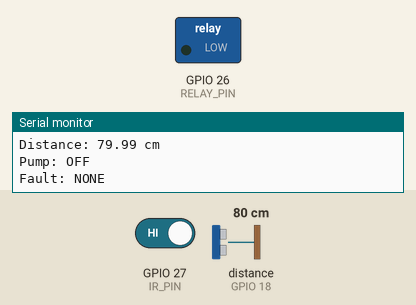
Recording of a sketch running on a simulated ESP32. On the bench: switched loads named in the sketch (green lamp = pin HIGH), the last lines printed to the serial monitor. Wiring (inferred from the names in the program): ultrasonic range finder: trigger GPIO 5; echo GPIO 18. The inputs (shaded band) are chosen by the test bench; at power-on: GPIO 27 (IR_PIN) HIGH, distance to the obstacle (sensor on GPIO 18) 80 cm. The echo pulse lasts 58.3 µs per cm; WiFi joins after 1.5 s; servers stay silent unless stated; uploads are accepted with an empty reply; pins used as bus, display or sensor lines are not drawn.

Above: at 2.7 s.
2.8 s: GPIO 27 (IR_PIN) driven LOW
At 3.8 s:
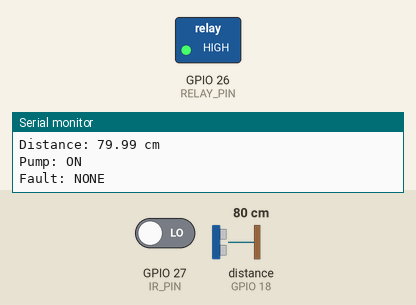
4.4 s: distance to the obstacle (sensor on GPIO 18) set to 6 cm
5.9 s: distance to the obstacle (sensor on GPIO 18) set to 3 cm
At 6.8 s:
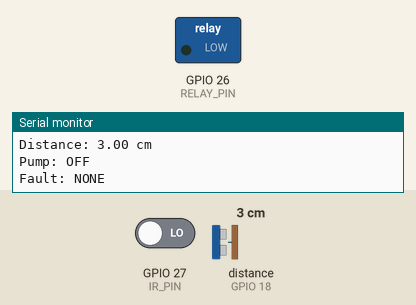
7.7 s: distance to the obstacle (sensor on GPIO 18) set to 12 cm
9.2 s: distance to the obstacle (sensor on GPIO 18) set to 17 cm
At 9.6 s:
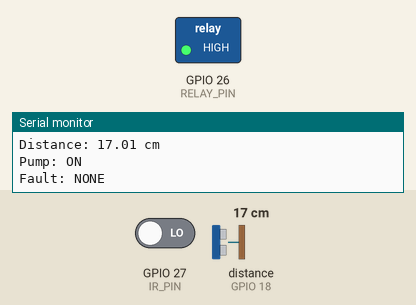
10.8 s: distance to the obstacle (sensor on GPIO 18) set to 2 cm
At 12.4 s:
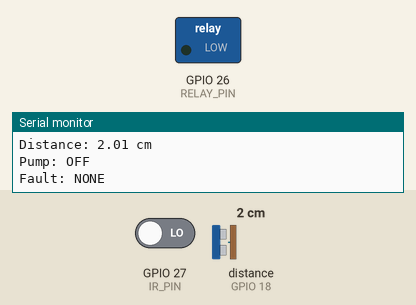
Timing chart, 0 to 13.4 s (numbered marks = the images above; inputs shaded):
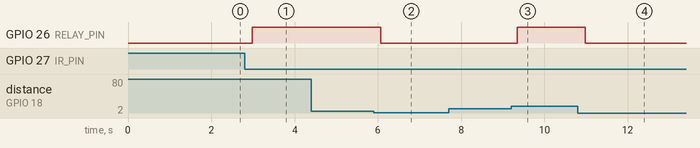

The sketch:

wifi_integration.ino
```cpp
#include <WiFi.h>
#include <HTTPClient.h>
#include <esp_system.h>

// =============================================
// 1. WIFI CONFIGURATION
// =============================================

const char* WIFI_SSID = "Wifi2";
const char* WIFI_PASSWORD = "#Lema@1234";

const char* SERVER_URL =
"http://172.20.109.13/aqua-pump/backend/device/telemetry.php";

// =============================================
// 2. HARDWARE CONFIGURATION
// =============================================

#define RELAY_PIN 26
#define TRIG_PIN 5
#define ECHO_PIN 18
#define IR_PIN 27

// Active LOW relay
#define RELAY_ON HIGH
#define RELAY_OFF LOW

// IR sensor detection polarity
#define IR_DETECTED LOW

// =============================================
// 3. CONTROL PARAMETERS
// =============================================

const float START_DISTANCE = 15.0;
const float STOP_DISTANCE = 5.0;

const unsigned long MAX_PUMP_TIME = 60000;
const unsigned long TELEMETRY_INTERVAL = 2000;

const unsigned long WIFI_TIMEOUT = 15000;

// =============================================
// 4. SYSTEM VARIABLES
// =============================================

bool pumpRunning = false;
bool containerDetected = false;

bool timeoutLatched = false;

float distance = -1;

unsigned long pumpStartTime = 0;
unsigned long lastTelemetry = 0;

String fault = "NONE";

// =============================================
// 5. PUMP CONTROL
// =============================================

void pumpOn() {

    // Never restart after a safety timeout
    if (pumpRunning || timeoutLatched) {
        return;
    }

    digitalWrite(RELAY_PIN, RELAY_ON);

    pumpRunning = true;
    pumpStartTime = millis();

    Serial.println("PUMP: ON");
}


void pumpOff(const char* reason) {

    // Always command relay OFF
    digitalWrite(RELAY_PIN, RELAY_OFF);

    if (pumpRunning) {

        pumpRunning = false;

        Serial.print("PUMP: OFF - ");
        Serial.println(reason);
    }
}

// =============================================
// 6. ULTRASONIC SENSOR
// =============================================

float getDistance() {

    digitalWrite(TRIG_PIN, LOW);
    delayMicroseconds(2);

    digitalWrite(TRIG_PIN, HIGH);
    delayMicroseconds(10);

    digitalWrite(TRIG_PIN, LOW);

    unsigned long duration =
        pulseIn(ECHO_PIN, HIGH, 30000);

    if (duration == 0) {
        return -1;
    }

    return duration * 0.0343 / 2.0;
}

// =============================================
// 7. WIFI CONNECTION
// =============================================

void connectWiFi() {

    if (WiFi.status() == WL_CONNECTED) {
        return;
    }

    Serial.println();
    Serial.print("Connecting to WiFi");

    WiFi.mode(WIFI_STA);
    WiFi.setSleep(false);

    WiFi.begin(WIFI_SSID, WIFI_PASSWORD);

    unsigned long startTime = millis();

    while (
        WiFi.status() != WL_CONNECTED &&
        millis() - startTime < WIFI_TIMEOUT
    ) {

        delay(500);
        Serial.print(".");
    }

    if (WiFi.status() == WL_CONNECTED) {

        Serial.println("\nWiFi connected!");

        Serial.print("ESP32 IP: ");
        Serial.println(WiFi.localIP());

        Serial.print("Server URL: ");
        Serial.println(SERVER_URL);

    } else {

        Serial.println("\nWiFi connection failed.");
    }
}

// =============================================
// 8. SEND TELEMETRY TO PHP
// =============================================

void sendTelemetry() {

    if (WiFi.status() != WL_CONNECTED) {

        Serial.println("Telemetry skipped: WiFi disconnected.");

        return;
    }

    HTTPClient http;

    http.setConnectTimeout(5000);
    http.setTimeout(8000);

    if (!http.begin(SERVER_URL)) {

        Serial.println("HTTP initialization failed.");

        return;
    }

    http.addHeader(
        "Content-Type",
        "application/json"
    );

    // Build JSON payload
    String json = "{";

    json += "\"device_id\":\"DISPENSER_001\",";
    json += "\"mode\":\"AUTO\",";

    json += "\"bucket_detected\":";
    json += containerDetected ? "true," : "false,";

    json += "\"distance_cm\":";

    if (distance >= 0) {
        json += String(distance, 2);
    } else {
        json += "null";
    }

    json += ",";

    json += "\"pump_status\":";
    json += pumpRunning ? "\"ON\"," : "\"OFF\",";

    json += "\"fault\":\"";
    json += fault;
    json += "\"";

    json += "}";

    Serial.println("\nSending telemetry...");
    Serial.println(json);

    // Send only ONE POST request
    int response = http.POST(json);

    Serial.print("HTTP Response: ");
    Serial.println(response);

    if (response > 0) {

        String serverResponse = http.getString();

        Serial.println("Server Response:");
        Serial.println(serverResponse);

    } else {

        Serial.print("HTTP Error: ");
        Serial.println(http.errorToString(response));
    }

    http.end();
}

// =============================================
// 9. SETUP
// =============================================

void setup() {

    Serial.begin(115200);

    // Initialize relay to OFF
    digitalWrite(RELAY_PIN, RELAY_OFF);
    pinMode(RELAY_PIN, OUTPUT);
    digitalWrite(RELAY_PIN, RELAY_OFF);

    // Initialize sensors
    pinMode(TRIG_PIN, OUTPUT);
    pinMode(ECHO_PIN, INPUT);
    pinMode(IR_PIN, INPUT);

    digitalWrite(TRIG_PIN, LOW);

    Serial.println();
    Serial.println("================================");
    Serial.println("SMART WATER DISPENSER");
    Serial.println("Operating Mode: AUTOMATIC");
    Serial.println("================================");

    Serial.print("ESP32 Reset Reason: ");
    Serial.println((int)esp_reset_reason());

    Serial.println("Relay initialized: OFF");

    connectWiFi();
}

// =============================================
// 10. MAIN LOOP
// =============================================

void loop() {

    // -----------------------------------------
    // READ SENSORS
    // -----------------------------------------

    containerDetected =
        digitalRead(IR_PIN) == IR_DETECTED;

    distance = getDistance();

    // -----------------------------------------
    // DISPLAY SENSOR INFORMATION
    // -----------------------------------------

    Serial.println();
    Serial.println("-----------------------");

    Serial.print("Container: ");
    Serial.println(
        containerDetected ? "DETECTED" : "ABSENT"
    );

    Serial.print("Distance: ");

    if (distance >= 0) {
        Serial.print(distance, 2);
        Serial.println(" cm");
    } else {
        Serial.println("INVALID");
    }

    // -----------------------------------------
    // AUTOMATIC CONTROL AND SAFETY
    // -----------------------------------------

    if (timeoutLatched) {

        fault = "PUMP_TIMEOUT";

        pumpOff("TIMEOUT LOCKOUT");
    }

    else if (!containerDetected) {

        fault = "NONE";

        pumpOff("CONTAINER REMOVED");
    }

    else if (distance < 0) {

        fault = "ULTRASONIC_ERROR";

        pumpOff("SENSOR ERROR");
    }

    else {

        fault = "NONE";

        // START FILLING
        if (
            !pumpRunning &&
            distance >= START_DISTANCE
        ) {

            pumpOn();
        }

        // STOP FILLING
        else if (
            pumpRunning &&
            distance <= STOP_DISTANCE
        ) {

            pumpOff("TARGET REACHED");
        }
    }

    // -----------------------------------------
    // MAXIMUM PUMPING DURATION
    // -----------------------------------------

    if (
        pumpRunning &&
        millis() - pumpStartTime >= MAX_PUMP_TIME
    ) {

        timeoutLatched = true;

        fault = "PUMP_TIMEOUT";

        pumpOff("MAXIMUM RUN TIME");
    }

    // -----------------------------------------
    // DISPLAY PUMP STATUS
    // -----------------------------------------

    Serial.print("Pump: ");
    Serial.println(pumpRunning ? "ON" : "OFF");

    Serial.print("Fault: ");
    Serial.println(fault);

    // -----------------------------------------
    // WIFI RECONNECTION
    // -----------------------------------------

    if (WiFi.status() != WL_CONNECTED) {

        connectWiFi();
    }

    // -----------------------------------------
    // SEND TELEMETRY
    // -----------------------------------------

    if (
        millis() - lastTelemetry >=
        TELEMETRY_INTERVAL
    ) {

        lastTelemetry = millis();

        sendTelemetry();
    }

    delay(200);
}
```

Measured:
- the behaviour switches between 5 and 4 cm on distance to the obstacle (sensor on GPIO 18) (found by bisection; images 1 and 2)
- the behaviour switches between 14 and 15 cm on distance to the obstacle (sensor on GPIO 18) (found by bisection; images 2 and 3)
- after the input at 2.8 s, GPIO 26 (RELAY_PIN): LOW → HIGH after 0.18 s
- after the input at 5.9 s, GPIO 26 (RELAY_PIN): HIGH → LOW after 0.17 s
- after the input at 9.2 s, GPIO 26 (RELAY_PIN): LOW → HIGH after 0.14 s
- after the input at 10.8 s, GPIO 26 (RELAY_PIN): HIGH → LOW after 0.18 s
